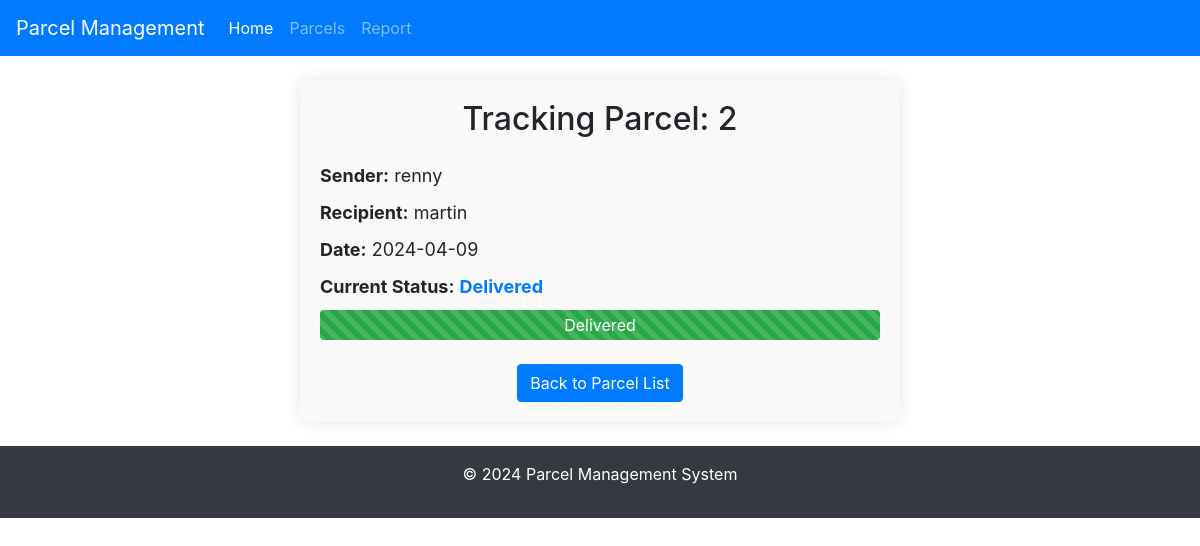
The app's page /track/1 with its own data.
### app/models.py (models this page shows)
class Parcel(db.Model):
    id = db.Column(db.Integer, primary_key=True)
    parcel_id = db.Column(db.String(20), unique=True, nullable=False)
    sender = db.Column(db.String(100), nullable=False)
    recipient = db.Column(db.String(100), nullable=False)
    status = db.Column(db.String(50), nullable=False)
    date = db.Column(db.String(20), nullable=False)

### app/routes.py (the view)
@app.route('/track/<int:id>',methods=['GET'])
def track_parcel(id):
    parcel = Parcel.query.get(id)
    live_status = random.choice(TRACKING_STATUSES)
    return render_template('track_parcel.html', parcel=parcel, live_status=live_status)

### app/templates/track_parcel.html (shortened to what this page needs)
{% extends "layout.html" %}
{% block content %}
<div class="track-container">
    <h2 class="text-center mb-4">Tracking Parcel: {{ parcel.parcel_id }}</h2>
    <div class="track-info">
        <p><strong>Sender:</strong> {{ parcel.sender }}</p>
        <p><strong>Recipient:</strong> {{ parcel.recipient }}</p>
        <p><strong>Date:</strong> {{ parcel.date }}</p>
        <p><strong>Current Status:</strong> <span class="live-status">{{ live_status }}</span></p>
    </div>
    <div class="progress">
        <div class="progress-bar progress-bar-striped" role="progressbar" style="width:
        {% if live_status == 'Delivered' %}
            100%
        {% elif live_status == 'Out for Delivery' %}
            80%
        {% elif live_status == 'In Transit' %}
            50%
        {% elif live_status == 'Pending' %}
            25%
        {% else %}
            10%
        {% endif %}
        " aria-valuenow="50" aria-valuemin="0" aria-valuemax="100">
        {{ live_status }}
        </div>
    </div>
    <div class="mt-4 text-center">
        <a href="{{ url_for('parcel_list') }}" class="btn btn-primary">Back to Parcel List</a>
    </div>
</div>
{% endblock %}

### app/static/css/styles.css (style rules this page uses)
body { font-family: 'Arial', sans-serif; background-color: #f8f9fa; color: #212529; }
.btn-primary { background-color: #007bff; border-color: #007bff; }
.progress { height: 25px; background-color: #e9ecef; }
.progress-bar { background-color: #007bff; }

### app/templates/track_parcel.html (style rules this page uses)
.track-container { background-color: #f9f9f9; padding: 20px; border-radius: 8px; max-width: 600px; margin: 0 auto; box-shadow: 0 0 15px rgba(0, 0, 0, 0.1); }
.track-info p { font-size: 18px; margin-bottom: 10px; }
.live-status { font-weight: bold; color: #007bff; }
.progress { height: 30px; }
.progress-bar { font-size: 16px; line-height: 30px; background-color: #28a745; }

### records on screen
Parcel: parcel_id "2", sender "renny", recipient "martin", date "2024-04-09", status "Delivered"
